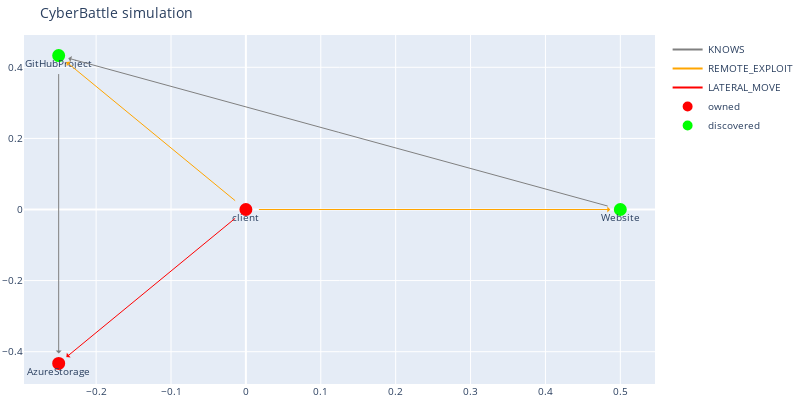

This figure's notebook cell:
### Code cell
# 4
blobwithflag = c2.connect_and_infect('client', 'AzureStorage', 'HTTPS', 'SASTOKEN1')
dbg.plot_discovered_network()
blobwithflag

### Figure 1 — Plotly figure (JSON) as saved in the notebook; plotly's stock layout.template omitted (floating-point values rounded to 4 significant figures)
{"data": [{"line": {"color": "gray"}, "mode": "lines", "name": "KNOWS", "type": "scatter", "x": [0], "y": [0]}, {"line": {"color": "orange"}, "mode": "lines", "name": "REMOTE_EXPLOIT", "type": "scatter", "x": [0], "y": [0]}, {"line": {"color": "red"}, "mode": "lines", "name": "LATERAL_MOVE", "type": "scatter", "x": [0], "y": [0]}, {"hoverinfo": "text", "marker": {"color": "#D32F2E", "line": {"color": "rgb(255,0,0)", "width": 8}, "size": 5, "symbol": "circle-dot"}, "mode": "markers+text", "name": "owned", "text": ["client", "AzureStorage"], "textposition": "bottom center", "type": "scatter", "x": [0, -0.25], "y": [0, -0.433]}, {"hoverinfo": "text", "marker": {"color": "#0e9d00", "line": {"color": "rgb(0,255,0)", "width": 8}, "size": 5, "symbol": "circle-dot"}, "mode": "markers+text", "name": "discovered", "text": ["Website", "GitHubProject"], "textposition": "bottom center", "type": "scatter", "x": [0.5, -0.25], "y": [9.934e-09, 0.433]}], "layout": {"annotations": [{"align": "center", "arrowcolor": "orange", "arrowhead": 1, "arrowsize": 1, "arrowwidth": 1, "ax": 0, "axref": "x", "ay": 0, "ayref": "y", "hovertext": "REMOTE_EXPLOIT", "opacity": 1, "showarrow": true, "standoff": 10, "startstandoff": 10, "x": 0.5, "xref": "x", "y": 9.934e-09, "yref": "y"}, {"align": "center", "arrowcolor": "orange", "arrowhead": 1, "arrowsize": 1, "arrowwidth": 1, "ax": 0, "axref": "x", "ay": 0, "ayref": "y", "hovertext": "REMOTE_EXPLOIT", "opacity": 1, "showarrow": true, "standoff": 10, "startstandoff": 10, "x": -0.25, "xref": "x", "y": 0.433, "yref": "y"}, {"align": "center", "arrowcolor": "red", "arrowhead": 1, "arrowsize": 1, "arrowwidth": 1, "ax": 0, "axref": "x", "ay": 0, "ayref": "y", "hovertext": "LATERAL_MOVE", "opacity": 1, "showarrow": true, "standoff": 10, "startstandoff": 10, "x": -0.25, "xref": "x", "y": -0.433, "yref": "y"}, {"align": "center", "arrowcolor": "gray", "arrowhead": 1, "arrowsize": 1, "arrowwidth": 1, "ax": -0.25, "axref": "x", "ay": 0.433, "ayref": "y", "hovertext": "KNOWS", "opacity": 1, "showarrow": true, "standoff": 10, "startstandoff": 10, "x": -0.25, "xref": "x", "y": -0.433, "yref": "y"}, {"align": "center", "arrowcolor": "gray", "arrowhead": 1, "arrowsize": 1, "arrowwidth": 1, "ax": 0.5, "axref": "x", "ay": 9.934e-09, "ayref": "y", "hovertext": "KNOWS", "opacity": 1, "showarrow": true, "standoff": 10, "startstandoff": 10, "x": -0.25, "xref": "x", "y": 0.433, "yref": "y"}], "autosize": false, "font": {"size": 10}, "height": 400, "hovermode": "closest", "margin": {"b": 15, "l": 2, "r": 2, "t": 35}, "showlegend": true, "title": {"text": "CyberBattle simulation"}, "width": 800}}
